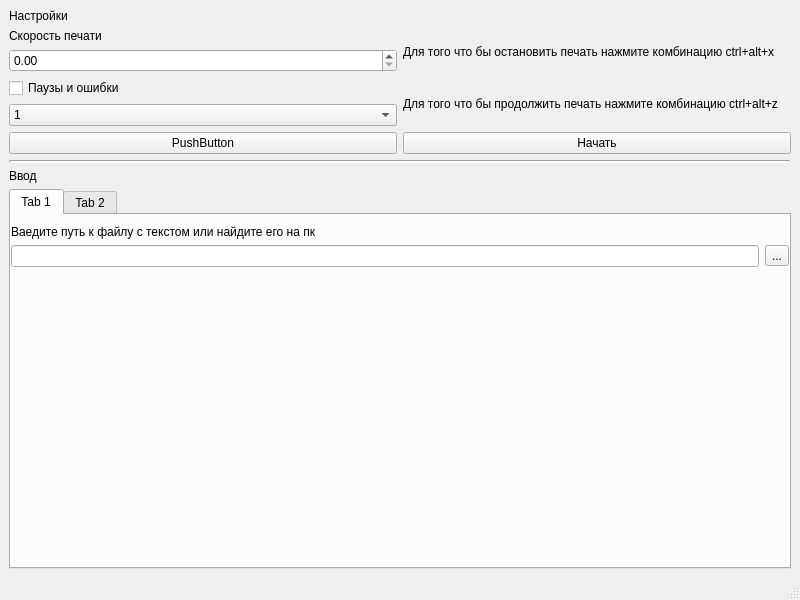
<?xml version="1.0" encoding="UTF-8"?>
<ui version="4.0">
 <class>MainWindow</class>
 <widget class="QMainWindow" name="MainWindow">
  <property name="geometry">
   <rect>
    <x>0</x>
    <y>0</y>
    <width>800</width>
    <height>600</height>
   </rect>
  </property>
  <property name="windowTitle">
   <string>MainWindow</string>
  </property>
  <widget class="QWidget" name="centralwidget">
   <layout class="QVBoxLayout" name="verticalLayout_5">
    <item>
     <layout class="QVBoxLayout" name="verticalLayout_6">
      <item>
       <widget class="QLabel" name="label_2">
        <property name="text">
         <string>Настройки</string>
        </property>
       </widget>
      </item>
      <item>
       <layout class="QHBoxLayout" name="horizontalLayout">
        <item>
         <layout class="QVBoxLayout" name="verticalLayout_2">
          <item>
           <layout class="QVBoxLayout" name="verticalLayout">
            <item>
             <widget class="QLabel" name="label">
              <property name="text">
               <string>Скорость печати</string>
              </property>
             </widget>
            </item>
            <item>
             <widget class="QDoubleSpinBox" name="doubleSpinBox"/>
            </item>
           </layout>
          </item>
          <item>
           <widget class="QCheckBox" name="checkBox">
            <property name="text">
             <string>Паузы и ошибки</string>
            </property>
           </widget>
          </item>
          <item>
           <widget class="QComboBox" name="comboBox">
            <item>
             <property name="text">
              <string>1</string>
             </property>
            </item>
            <item>
             <property name="text">
              <string>2</string>
             </property>
            </item>
            <item>
             <property name="text">
              <string>3</string>
             </property>
            </item>
           </widget>
          </item>
          <item>
           <widget class="QPushButton" name="pushButton_3">
            <property name="text">
             <string>PushButton</string>
            </property>
           </widget>
          </item>
         </layout>
        </item>
        <item>
         <layout class="QVBoxLayout" name="verticalLayout_3">
          <item>
           <widget class="QLabel" name="label_6">
            <property name="text">
             <string>Для того что бы остановить печать нажмите комбинацию ctrl+alt+x</string>
            </property>
           </widget>
          </item>
          <item>
           <widget class="QLabel" name="label_7">
            <property name="text">
             <string>Для того что бы продолжить печать нажмите комбинацию ctrl+alt+z</string>
            </property>
           </widget>
          </item>
          <item>
           <widget class="QPushButton" name="pushButton">
            <property name="text">
             <string>Начать</string>
            </property>
           </widget>
          </item>
         </layout>
        </item>
       </layout>
      </item>
     </layout>
    </item>
    <item>
     <widget class="Line" name="line">
      <property name="lineWidth">
       <number>2</number>
      </property>
      <property name="orientation">
       <enum>Qt::Horizontal</enum>
      </property>
     </widget>
    </item>
    <item>
     <layout class="QVBoxLayout" name="verticalLayout_7">
      <item>
       <widget class="QLabel" name="label_3">
        <property name="text">
         <string>Ввод</string>
        </property>
       </widget>
      </item>
      <item>
       <widget class="QTabWidget" name="tabWidget">
        <property name="currentIndex">
         <number>0</number>
        </property>
        <widget class="QWidget" name="tab">
         <attribute name="title">
          <string>Tab 1</string>
         </attribute>
         <layout class="QVBoxLayout" name="verticalLayout_8">
          <property name="leftMargin">
           <number>0</number>
          </property>
          <property name="topMargin">
           <number>10</number>
          </property>
          <property name="rightMargin">
           <number>0</number>
          </property>
          <property name="bottomMargin">
           <number>0</number>
          </property>
          <item>
           <layout class="QVBoxLayout" name="verticalLayout_4">
            <item>
             <widget class="QLabel" name="label_4">
              <property name="text">
               <string>Ваедите путь к файлу с текстом или найдите его на пк</string>
              </property>
             </widget>
            </item>
            <item>
             <layout class="QHBoxLayout" name="horizontalLayout_2">
              <item>
               <widget class="QLineEdit" name="lineEdit"/>
              </item>
              <item>
               <widget class="QToolButton" name="toolButton">
                <property name="text">
                 <string>...</string>
                </property>
               </widget>
              </item>
             </layout>
            </item>
            <item>
             <spacer name="verticalSpacer">
              <property name="orientation">
               <enum>Qt::Vertical</enum>
              </property>
              <property name="sizeHint" stdset="0">
               <size>
                <width>20</width>
                <height>40</height>
               </size>
              </property>
             </spacer>
            </item>
           </layout>
          </item>
         </layout>
        </widget>
        <widget class="QWidget" name="tab_2">
         <attribute name="title">
          <string>Tab 2</string>
         </attribute>
         <layout class="QVBoxLayout" name="verticalLayout_10">
          <property name="leftMargin">
           <number>0</number>
          </property>
          <property name="topMargin">
           <number>10</number>
          </property>
          <property name="rightMargin">
           <number>0</number>
          </property>
          <property name="bottomMargin">
           <number>0</number>
          </property>
          <item>
           <layout class="QVBoxLayout" name="verticalLayout_9">
            <item>
             <widget class="QLabel" name="label_5">
              <property name="text">
               <string>Введите текст</string>
              </property>
             </widget>
            </item>
            <item>
             <widget class="QTextEdit" name="textEdit"/>
            </item>
           </layout>
          </item>
         </layout>
        </widget>
       </widget>
      </item>
     </layout>
    </item>
   </layout>
  </widget>
  <widget class="QMenuBar" name="menubar">
   <property name="geometry">
    <rect>
     <x>0</x>
     <y>0</y>
     <width>800</width>
     <height>21</height>
    </rect>
   </property>
  </widget>
  <widget class="QStatusBar" name="statusbar"/>
 </widget>
 <resources/>
 <connections/>
</ui>
